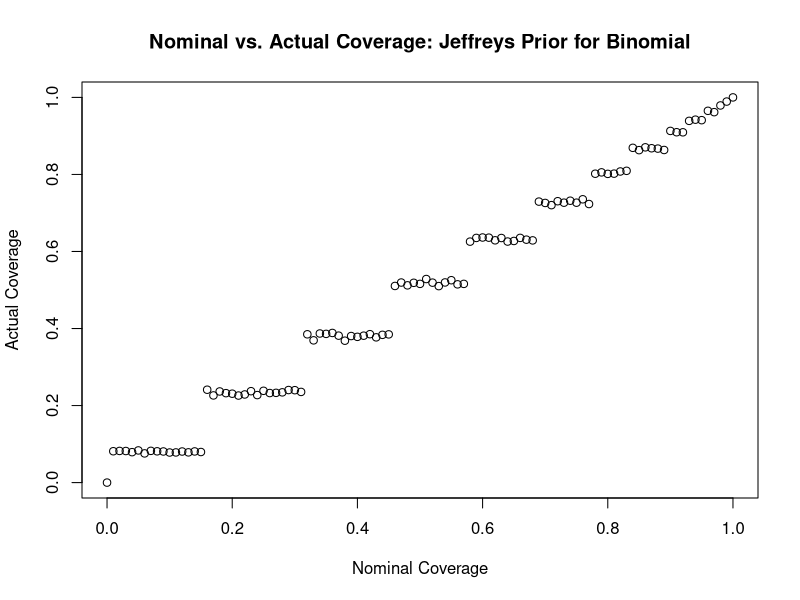
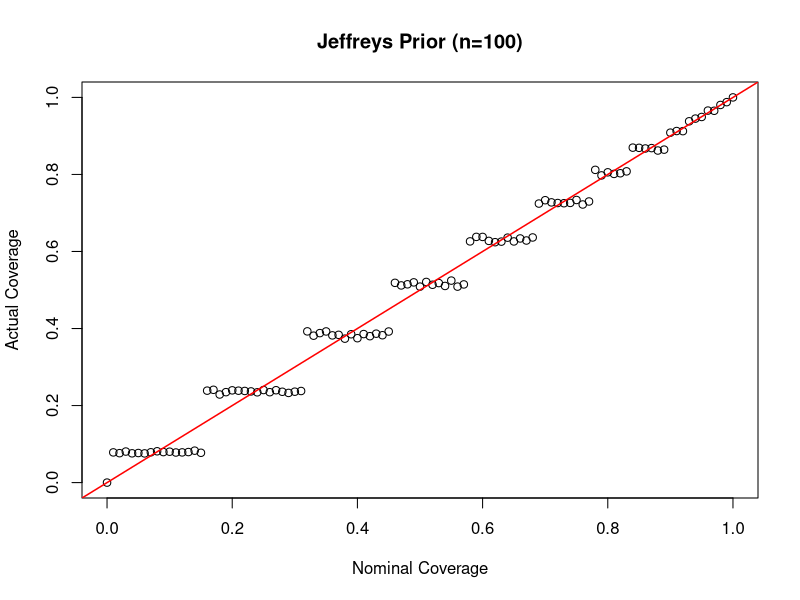
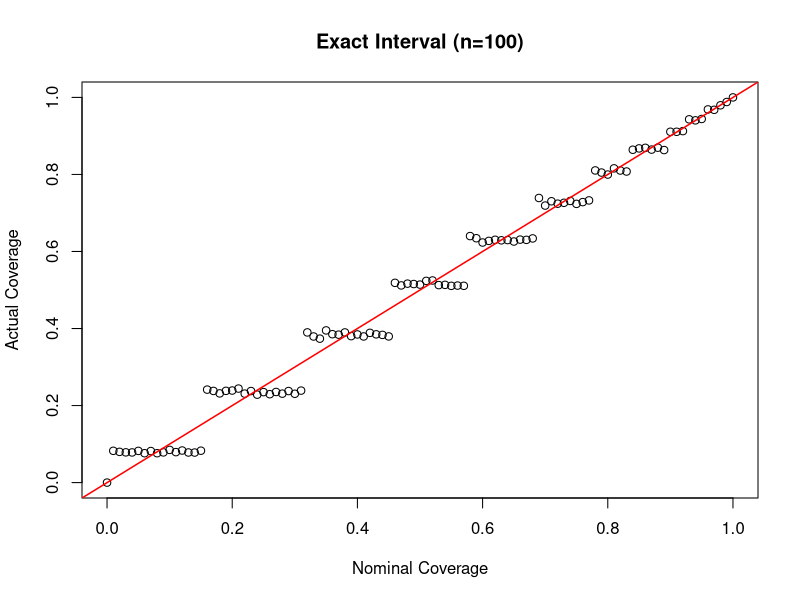
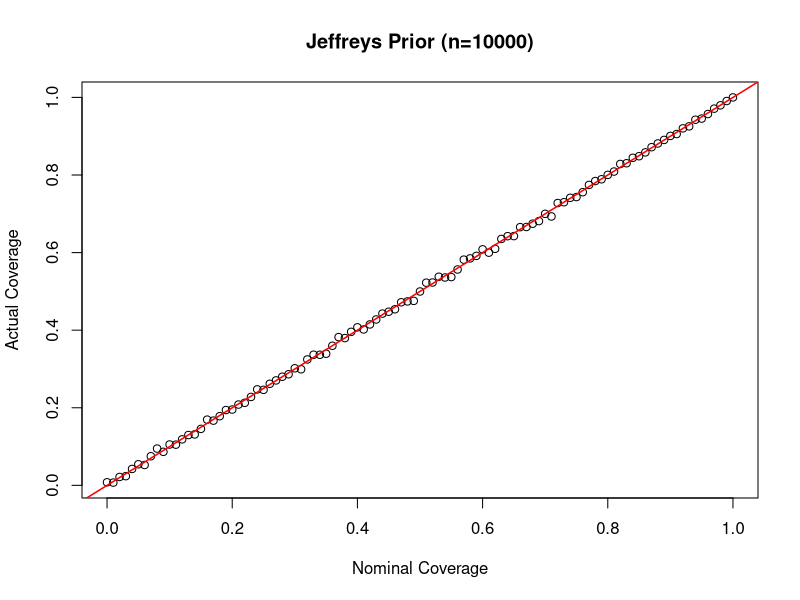
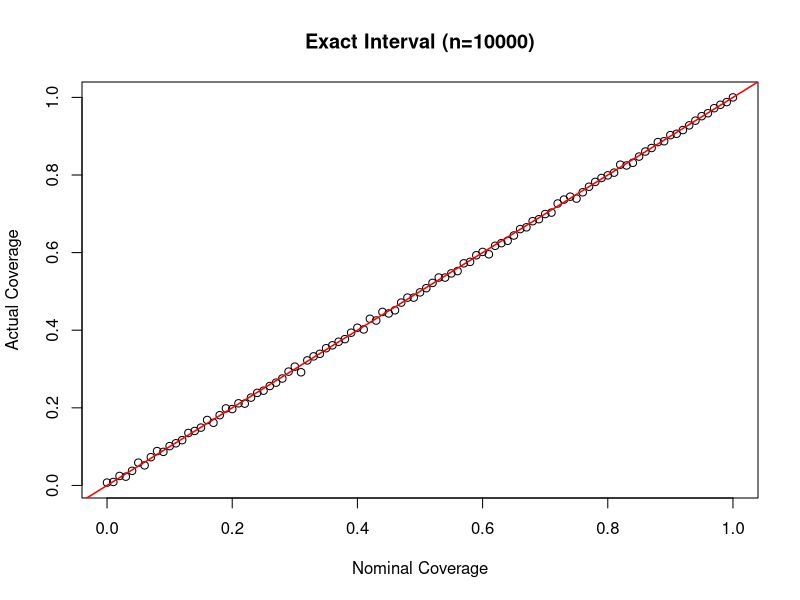
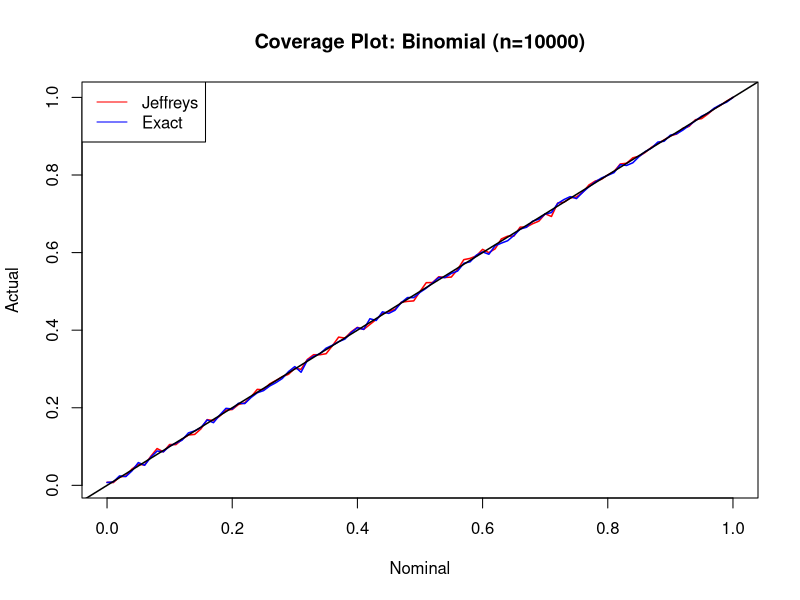

The R source for these figures, in order:

# Binomial Interval Simulation

rm(list=ls())

# Number of datasets from which to compute the coverage:
n_datasets <- 500
alpha <- 0.05 # 95% intervals
# Jeffreys prior:
a <- 0.5
b <- 0.5
# Set n and p:
n <- 100
p <- 0.5

# Simulate n_datasets:
y_successes <- rbinom(n=n_datasets,size=n,prob=p)

# Computer lower value of posterior intervals:
pi_lo <- qbeta(alpha/2,a+y_successes,b+n-y_successes)

# Computer upper value of posterior intervals:
pi_hi <- qbeta(1-alpha/2,a+y_successes,b+n-y_successes)

# See if the true value is in the interval:
coverage_indicators <- (p >= pi_lo) & (p <= pi_hi)

# Compute the empirical coverage:
empirical_coverage <- mean(coverage_indicators)

cat(paste0("Empirical coverage of ",100*(1-alpha),"% Posterior Interval (with p=",p,"): ",empirical_coverage,"\n"))

# Functionize:
"binom.coverage" <- function(n,a,b,n_datasets,alpha,interval.type)
{
  y_successes <- rbinom(n=n_datasets,size=n,prob=p)
  if (interval.type=="conjugate.bayes"){
    pi_lo <- qbeta(alpha/2,a+y_successes,b+n-y_successes)
    pi_hi <- qbeta(1-alpha/2,a+y_successes,b+n-y_successes)
  } else {
    if (interval.type=="exact.freq"){
      pi_lo <- pi_hi <- rep(NA,n_datasets)
      for (i in 1:n_datasets){
        # binom.test is not vectorized :(
        tmp <- as.numeric(binom.test(x=y_successes,n=n,conf.level=1-alpha)$conf.int)
        pi_lo[i] <- tmp[1]
        pi_hi[i] <- tmp[2]
      } 
    } else {
      stop("Unknown interval type: must be either 'conjugate.bayes' or 'exact.freq'")
    }
  }
  coverage_indicators <- !((p < pi_lo) | (p > pi_hi))
  empirical_coverage <- mean(coverage_indicators)
  return(empirical_coverage)
}


binom.coverage(n_datasets=n_datasets,n=n,a=a,b=b,alpha=alpha,interval.type="conjugate.bayes")

n_datasets <- 100000
binom.coverage(n_datasets=n_datasets,n=n,a=a,b=b,alpha=alpha,interval.type="conjugate.bayes")

n_datasets <- 10000
alpha_vec <- seq(0,1,by=0.01)
coverage_vec <- rep(NA,length(alpha_vec))
for (i in 1:length(coverage_vec)){
  coverage_vec[i] <- binom.coverage(n_datasets=n_datasets,n=n,a=a,b=b,alpha=alpha_vec[i],interval.type="conjugate.bayes")
  cat("Finished coverage for alpha=",alpha_vec[i],"\n")
}

plot(x=1-alpha_vec,y=coverage_vec,type="p",xlab="Nominal Coverage",ylab="Actual Coverage",
     main="Nominal vs. Actual Coverage: Jeffreys Prior for Binomial")

"full_coverage_sim" <- function(n_datasets,n,a,b,interval.type,main=NULL,do.plot=TRUE,verbose=TRUE)
{
  alpha_vec <- seq(0,1,by=0.01)
  coverage_vec <- rep(NA,length(alpha_vec))
  for (i in 1:length(coverage_vec)){
    coverage_vec[i] <- binom.coverage(n_datasets=n_datasets,n=n,a=a,b=b,alpha=alpha_vec[i],interval.type="conjugate.bayes")
    if (verbose){
      cat("Finished coverage for alpha=",alpha_vec[i],"\n")
    }
  }
  if (do.plot){
    if (is.null(main)){
      main <- "Nominal vs. Actual Coverage"
    }
    plot(x=1-alpha_vec,y=coverage_vec,type="p",xlab="Nominal Coverage",ylab="Actual Coverage",main=main)
    abline(a=0,b=1,col="red",lwd=1.5)
  }
  return(data.frame("nominal"=1-alpha_vec,"actual"=coverage_vec))
}

n <- 100
jeffreys <- full_coverage_sim(n_datasets=n_datasets,n=n,a=a,b=b,interval.type="conjugate.bayes",main=paste0("Jeffreys Prior (n=",n,")"))
exactfrq <- full_coverage_sim(n_datasets=n_datasets,n=n,a=a,b=b,interval.type="exact.freq",main=paste0("Exact Interval (n=",n,")"))


n <- 10000
jeffreys <- full_coverage_sim(n_datasets=n_datasets,n=n,a=a,b=b,interval.type="conjugate.bayes",main=paste0("Jeffreys Prior (n=",n,")"))
exactfrq <- full_coverage_sim(n_datasets=n_datasets,n=n,a=a,b=b,interval.type="exact.freq",main=paste0("Exact Interval (n=",n,")"))

lwd <- 1.5
plot(x=jeffreys$nominal,y=jeffreys$actual,type="l",xlab="Nominal",ylab="Actual",main=paste0("Coverage Plot: Binomial (n=",n,")"),col="red",lwd=lwd)
lines(x=exactfrq$nominal,y=exactfrq$actual,col="blue",lwd=lwd)
legend(legend=c("Jeffreys","Exact"),"topleft",col=c("red","blue"),lty=1)
abline(a=0,b=1,col="black",lwd=lwd)

